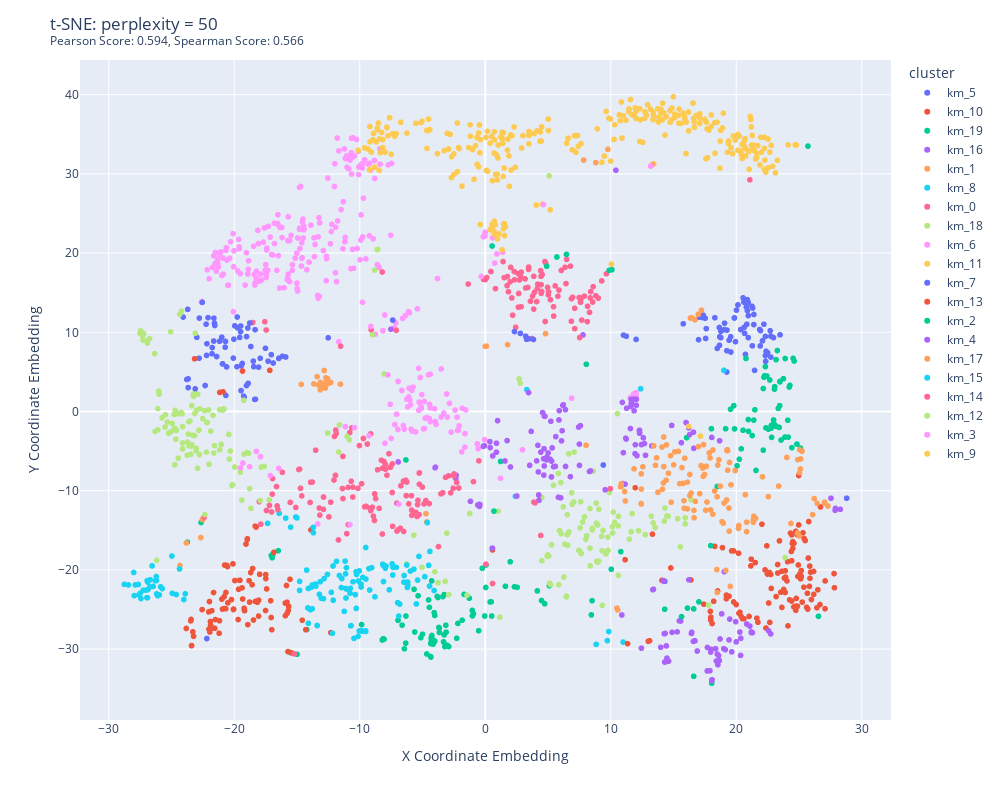

The notebook cell saved with this chart:
### Code cell
perplexity = 50
title = f"t-SNE: perplexity = {perplexity}"
filename = os.path.join(output_directory, title + ".html")
feature_ids = extract_feature_ids_from_spectra(pipeline.spectra_matchms)
class_assignments = [str(cluster) for cluster in  pipeline.kmedoid_grid[3].cluster_assignments] # iloc3 --> k = 20
visualized_classes = select_random_subset_of_classes(class_assignments, 20)
figure = generate_tsne_variant(distances, perplexity, feature_ids, visualized_classes,  title)
figure.show()
figure.write_html(filename)
figure.write_image(os.path.join(output_directory, title + ".svg"), width = "1000", height="800")
